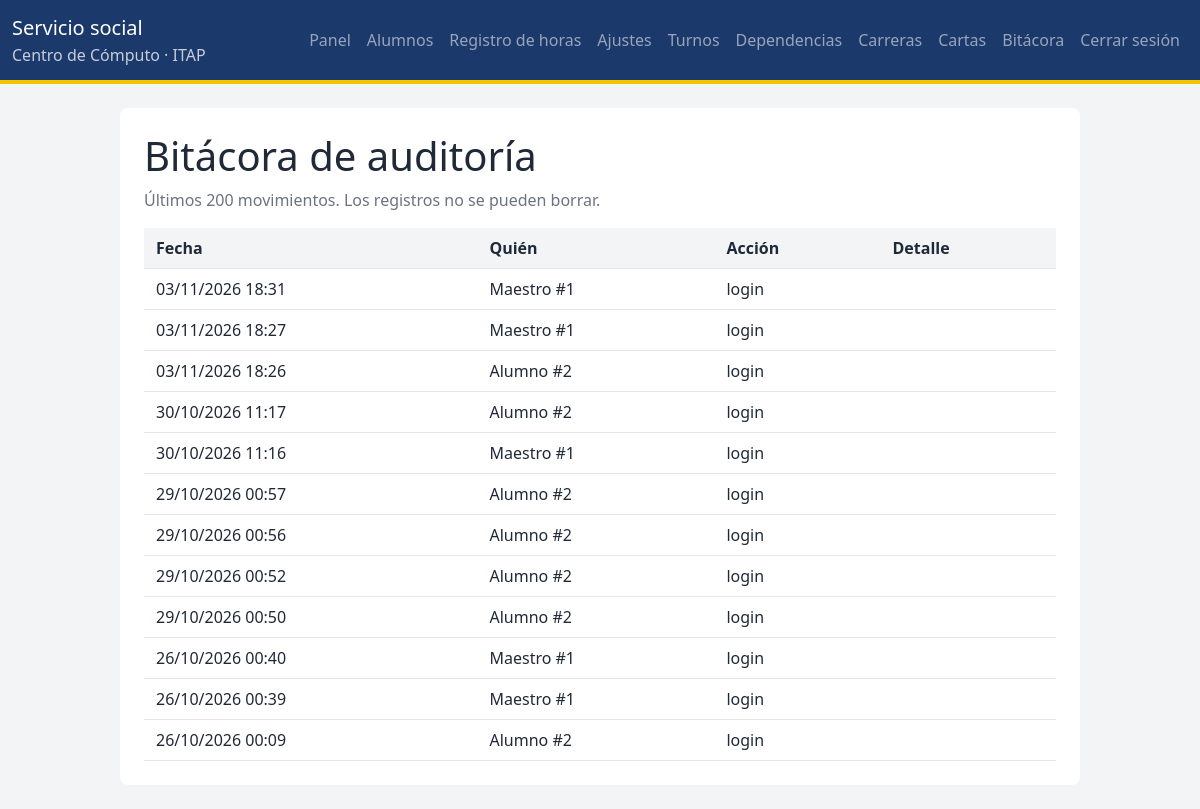
The app's page /Public/Admin/Bitacoras.php (signed in) with its own data.
### tables this page shows
CREATE TABLE `bitacora` (
  `id` int(11) NOT NULL,
  `actor_tipo` enum('alumno','maestro') NOT NULL,
  `actor_id` int(11) NOT NULL,
  `accion` varchar(60) NOT NULL,
  `detalle` text DEFAULT NULL,
  `creado_en` datetime DEFAULT current_timestamp()
);

### SRC/Auth/Sesion.php (called while the page is built, shortened)
<?php
function usuario_actual(): ?array { return $_SESSION['usuario'] ?? null; }

### SRC/Config/Conexicon.php (called while the page is built)
<?php
function db(): PDO {
    static $pdo = null;
    if ($pdo === null) {
        $pdo = new PDO('mysql:host=localhost;dbname=servicio_de_cómputo;charset=utf8mb4', 'root', '', [
            PDO::ATTR_ERRMODE => PDO::ERRMODE_EXCEPTION,
            PDO::ATTR_DEFAULT_FETCH_MODE => PDO::FETCH_ASSOC,
        ]);
    }
    return $pdo;
}

### SRC/Config/Constantes.php (called while the page is built, shortened)
<?php
function e($v): string { return htmlspecialchars((string)$v, ENT_QUOTES, 'UTF-8'); }

### Public/Admin/Bitacoras.php (the view, shortened to what this page needs)
<?php
$filas = db()->query('SELECT creado_en, actor_tipo, actor_id, accion, detalle FROM bitacora ORDER BY id DESC LIMIT 200')->fetchAll();
require RAIZ . '/SRC/Plantillas/Header.php';
?>
<main class="contenido">
  <h1>Bitácora de auditoría</h1>
  <p class="vacio">Últimos 200 movimientos. Los registros no se pueden borrar.</p>
  <?php if (!$filas): ?><p class="vacio">Aún no hay movimientos.</p><?php else: ?>
  <div class="tabla-scroll"><table>
    <thead><tr><th>Fecha</th><th>Quién</th><th>Acción</th><th>Detalle</th></tr></thead>
    <tbody><?php foreach ($filas as $f): ?>
      <tr><td><?= e(date('d/m/Y H:i', strtotime($f['creado_en']))) ?></td>
          <td><?= e(ucfirst($f['actor_tipo']) . ' #' . $f['actor_id']) ?></td>
          <td><?= e($f['accion']) ?></td><td><?= e($f['detalle']) ?></td></tr>
    <?php endforeach; ?></tbody>
  </table></div>
  <?php endif; ?>
</main>
<?php require RAIZ . '/SRC/Plantillas/Footer.php'; ?>

### SRC/Plantillas/Header.php (shortened to what this page needs)
<?php $u = usuario_actual(); ?>
<!DOCTYPE html>
<html lang="es">
<head>
  <link rel="stylesheet" href="<?= BASE_URL ?>/Assets/CSS/bootstrap.min.css">
  <link rel="stylesheet" href="<?= BASE_URL ?>/Assets/CSS/componestes.css">
</head>
<body>
<nav class="navbar navbar-expand-xl navbar-dark" style="background:#1B396A;border-bottom:4px solid #F2C400">
  <div class="container-fluid">
    <span class="navbar-brand">Servicio social <small class="d-block fs-6 opacity-75">Centro de Cómputo · ITAP</small></span>
    <?php if ($u): ?>
      <div class="collapse navbar-collapse" id="menuPrincipal">
        <ul class="navbar-nav ms-auto">
          <?php require RAIZ . '/SRC/Plantillas/' . ($u['rol'] === 'admin' ? 'Menu-admin.php' : 'Menu-alumno.php'); ?>
          <li class="nav-item"><a class="nav-link" href="<?= BASE_URL ?>/Salir.php">Cerrar sesión</a></li>
        </ul>
      </div>
    <?php endif; ?>
  </div>
</nav>

### SRC/Plantillas/Menu-admin.php
<li class="nav-item"> <a class="nav-link" href="<?= BASE_URL ?>/Admin/Panel.php">Panel</a></li>
<li class="nav-item"><a class="nav-link" href="<?= BASE_URL ?>/Admin/Alumnos/lista.php">Alumnos</a></li>
<li class="nav-item"><a class="nav-link" href="<?= BASE_URL ?>/Admin/Registro-horas.php">Registro de horas</a></li>
<li class="nav-item"><a class="nav-link" href="<?= BASE_URL ?>/Admin/ajustes.php">Ajustes</a></li>
<li class="nav-item"><a class="nav-link" href="<?= BASE_URL ?>/Admin/Turnos.php">Turnos</a></li>
<li class="nav-item"><a class="nav-link" href="<?= BASE_URL ?>/Admin/dependencias.php">Dependencias</a></li>
<li class="nav-item"><a class="nav-link" href="<?= BASE_URL ?>/Admin/Carreras.php">Carreras</a></li>
<li class="nav-item"><a class="nav-link" href="<?= BASE_URL ?>/Admin/Cartas.php">Cartas</a></li>
<li class="nav-item"><a class="nav-link" href="<?= BASE_URL ?>/Admin/Bitacoras.php">Bitácora</a></li>

### SRC/Plantillas/Footer.php (shortened to what this page needs)
</body>
</html>

### Public/Assets/CSS/componestes.css (style rules this page uses)
* { box-sizing:border-box }
body { margin:0;font-family:system-ui,Segoe UI,Arial,sans-serif;color:#1f2937;background:#f3f4f6;line-height:1.5 }
a { color:#1d4ed8 }
h1 { margin-top:0 }
.contenido { max-width:960px;margin:1.5rem auto;padding:1.5rem;background:#fff;border-radius:.5rem }
.vacio { color:#6b7280 }
.tabla-scroll { overflow-x:auto }
table { border-collapse:collapse;width:100% }
th,td { padding:.5rem .75rem;border-bottom:1px solid #e5e7eb;text-align:left }
thead th { background:#f3f4f6 }

### records on screen
bitacora: creado_en "03/11/2026 18:31", actor_tipo+actor "Maestro #1", accion "login"
bitacora: creado_en "03/11/2026 18:27", actor_tipo+actor "Maestro #1", accion "login"
bitacora: creado_en "03/11/2026 18:26", actor_tipo+actor "Alumno #2", accion "login"
bitacora: creado_en "30/10/2026 11:17", actor_tipo+actor "Alumno #2", accion "login"
bitacora: creado_en "30/10/2026 11:16", actor_tipo+actor "Maestro #1", accion "login"
bitacora: creado_en "29/10/2026 00:57", actor_tipo+actor "Alumno #2", accion "login"
bitacora: creado_en "29/10/2026 00:56", actor_tipo+actor "Alumno #2", accion "login"
bitacora: creado_en "29/10/2026 00:52", actor_tipo+actor "Alumno #2", accion "login"
bitacora: creado_en "29/10/2026 00:50", actor_tipo+actor "Alumno #2", accion "login"
bitacora: creado_en "26/10/2026 00:40", actor_tipo+actor "Maestro #1", accion "login"
bitacora: creado_en "26/10/2026 00:39", actor_tipo+actor "Maestro #1", accion "login"
bitacora: creado_en "26/10/2026 00:09", actor_tipo+actor "Alumno #2", accion "login"
